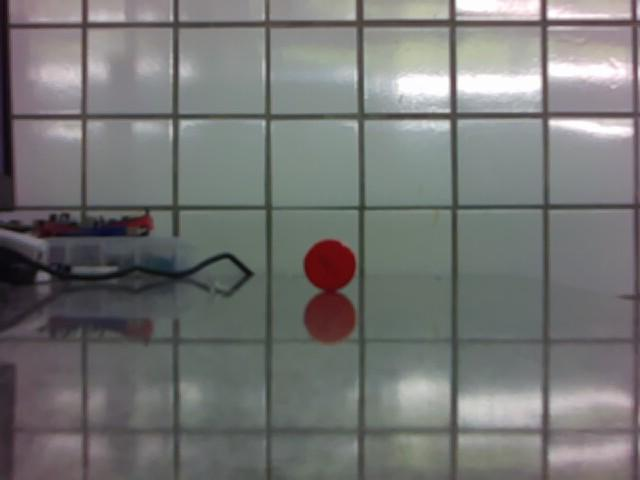
#> input picture scripts_tests/scripts_object_detection/assets/Tampa100cm.jpg, 640 x 480 px, given in place of the camera
$ python cicleDetectEstavel.py
#> lines starting #> are read from the running program, lines starting #| are printed output that depends on the picture; after the words box and inside, x2 and y2 are one past the last pixel; in counts of white or black regions, pixels touching at a corner belong together
import cv2
import numpy as np
import math
from collections import deque

ultimo = None          # último círculo detectado
consistencia = 0       # contagem de consistência
LIMIAR_FRAMES = 5      # número mínimo de frames consistentes

# [32 lines left out: functions suaviza, darken_hsv, not called in this run]

def gamma_correction(frame, gamma=1.9):
    """Escurece imagem"""

    # evita divisão por zero
    inv_gamma = gamma

    # tabela de correção (0–255)
    table = np.array([
        ((i / 255.0) ** inv_gamma) * 255
        for i in range(256)
    ]).astype("uint8")

    # aplica transformação
    corrected = cv2.LUT(frame, table)

    return corrected

def redSegmentation(frame):
    """Aplica mascaras vemelhas para realizar uma segmentacao de objetos vermelhos"""

    # limites HSV da cor vermelha
    lower_red1 = (0, 120, 70)
    upper_red1 = (10, 255, 255)

    lower_red2 = (170, 120, 70)
    upper_red2 = (180, 255, 255)

    frame = cv2.resize(frame, (640, 640))

    color_hsv = cv2.cvtColor(frame, cv2.COLOR_BGR2HSV)


    mask1 = cv2.inRange(color_hsv, np.array(lower_red1), np.array(upper_red1))
    mask2 = cv2.inRange(color_hsv, np.array(lower_red2), np.array(upper_red2))

    red_mask = cv2.bitwise_or(mask1, mask2)

    red_mask = cv2.morphologyEx(red_mask, cv2.MORPH_OPEN, np.ones((5, 5), np.uint8))

    # Preenche buracos internos na segmentacao
    kernel_close = np.ones((15, 15), np.uint8)
    mask_close = cv2.morphologyEx(red_mask, cv2.MORPH_CLOSE, kernel_close)

    fil = mask_close.copy()
    h, w = fil.shape[:2]

    flood_mask = np.zeros((h + 2, w + 2), np.uint8)
    cv2.floodFill(fil, flood_mask, (0, 0), 255)
    fil_inv = cv2.bitwise_not(fil)

    mask_fil = mask_close | fil_inv # type: ignore

    mask_fil = cv2.GaussianBlur(mask_fil, (9, 9), 2)

    return mask_fil

def redSegmentationDuble(frame):
    """Segmenta um frame em duas partes segmentando a parte mais brilhosa e a parte mais escura"""
    frame = cv2.resize(frame, (640, 640))

    dark = gamma_correction(frame, 2.3)

    mask_red_dark = redSegmentation(dark)
    mask_red_normal = redSegmentation(frame)

    mask_final = cv2.bitwise_or(mask_red_dark, mask_red_normal)

    # aplicar a máscara na imagem original
    segmented = cv2.bitwise_and(dark, dark, mask=mask_final)

    edges = cv2.Canny(mask_final, 50, 150)

    return mask_final, segmented, edges

# [51 lines left out: functions mascara_vermelha, detectar_hough, not called in this run]

def hough_robusto(edges):
    """Transformada de hough mais complexa ultilizando alguns filtros para aproximar ilipses de ciculos"""
    kernel = cv2.getStructuringElement(cv2.MORPH_ELLIPSE, (7,7))
    edges2 = cv2.morphologyEx(edges, cv2.MORPH_CLOSE, kernel)

    circles = cv2.HoughCircles(
        edges2,
        cv2.HOUGH_GRADIENT,
        dp=1.3,
        minDist=50,
        param1=100,
        param2=40,
        minRadius=5,
        maxRadius=300
    )

    if circles is not None:
        circles = np.uint16(np.around(circles[0]))
        circles = sorted(circles, key=lambda c: c[2], reverse=True)
        return tuple(circles[0]), edges2

    return None, edges2

def detectar_contorno(mask):
    """Deteccao de circulos via contorno e coeficiente de circularidade"""
    edges = cv2.Canny(mask, 70, 150)
    contornos, _ = cv2.findContours(edges, cv2.RETR_EXTERNAL, cv2.CHAIN_APPROX_SIMPLE)

    melhor = None
    melhor_score = 999

    for cnt in contornos:
        area = cv2.contourArea(cnt)
        if area < 300:
            continue

        (x, y), r = cv2.minEnclosingCircle(cnt)
        r = int(r)

        if r <= 3:
            continue

        area_circ = math.pi * (r ** 2)
        erro = abs(area - area_circ) / area_circ

        # circularidade aceitável
        if erro < melhor_score and erro < 0.35:
            melhor_score = erro
            melhor = (int(x), int(y), r)

    return melhor

# [21 lines left out: function combinar, not called in this run]

# valores globais para filtro temporal
filtro_x = filtro_y = filtro_r = None
ALPHA = 0.4  # quanto maior, mais rápido o filtro segue a bola

# filtro exponencial global
filtro_x = filtro_y = filtro_r = None
ALPHA = 0.4  # suavidade do movimento (0=mais lento, 1=mais rápido)

HISTORY_LENGTH = 5
hough_history = deque(maxlen=HISTORY_LENGTH)
contorno_history = deque(maxlen=HISTORY_LENGTH)

# [112 lines left out: functions combinar_estavel, filtro_temporal, folowCircle, inInterval, not called in this run]

def avCircle():
    """Suavia a deteccao de circulos"""
    cap = cv2.VideoCapture(0)
    if not cap.isOpened():
        print("Erro ao acessar webcam!")
        return

    circleHistory = None  # média acumulada
    cont = 0
    LIMIAR = 20  # tolerância para considerar mesma bola
    NO_DET_LIMIT = 30  # número máximo de frames sem detecção
    noDetCounter = 0

    while True:
        ret, frame = cap.read()
#> frame is the input picture: shape (480, 640, 3); mean B, G, R 116, 117.3, 116.7
        if not ret:
            break

        frame = cv2.resize(frame, (640, 640))
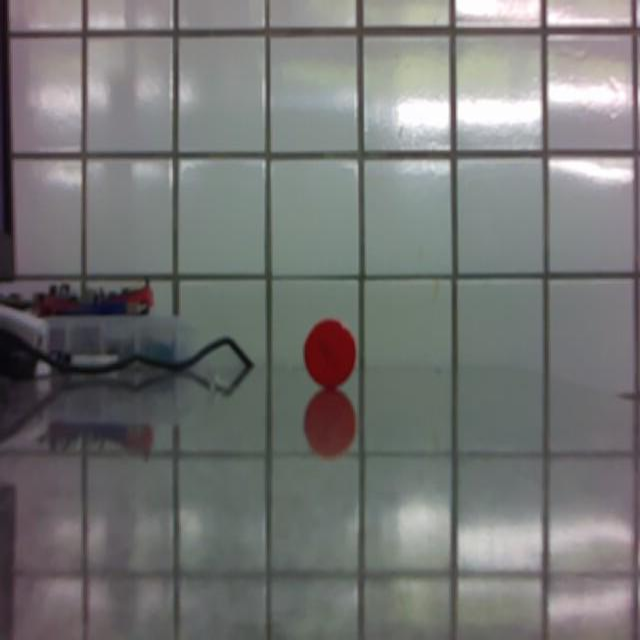
#> frame: shape (640, 640, 3); mean B, G, R 116, 117.3, 116.7

        mask, _, _ = redSegmentationDuble(frame)
#> in gamma_correction, `corrected = cv2.LUT(frame, table)`:
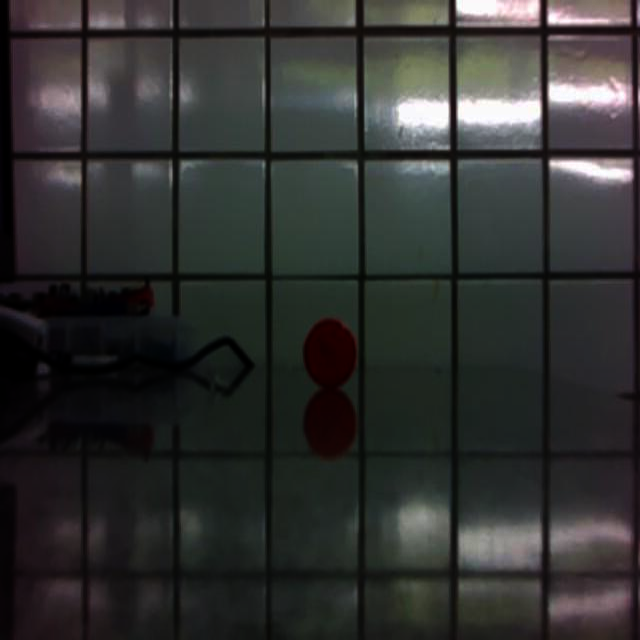
#> corrected: shape (640, 640, 3); mean of channels 0, 1, 2 48.7, 50, 49.1; drawn as B, G, R
#> in redSegmentation (call 2), `mask1 = cv2.inRange(color_hsv, np.array(lower_red1), np.array(upper_re..`:
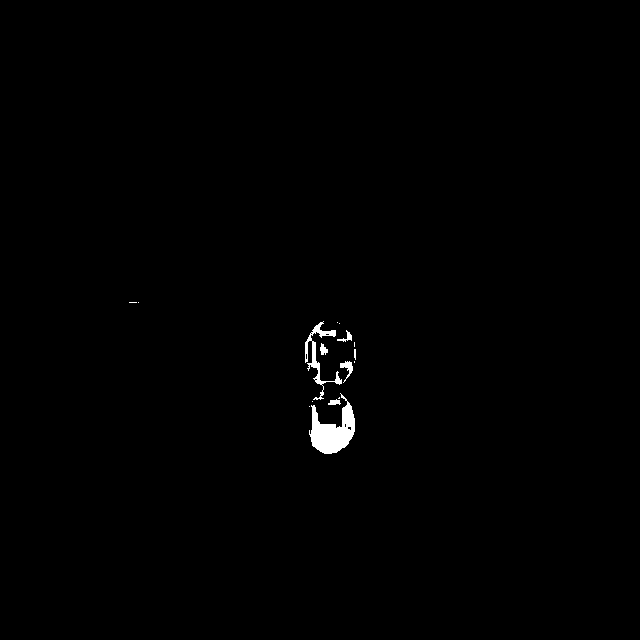
#> mask1: shape (640, 640); 0.56% white; 16 white regions (9 under 20 px), largest, box (x1, y1, x2, y2) and area: (309, 393, 355, 454) 1399, (305, 321, 342, 400) 574, (340, 361, 353, 383) 110
#> in redSegmentation (call 2), `mask2 = cv2.inRange(color_hsv, np.array(lower_red2), np.array(upper_re..`:
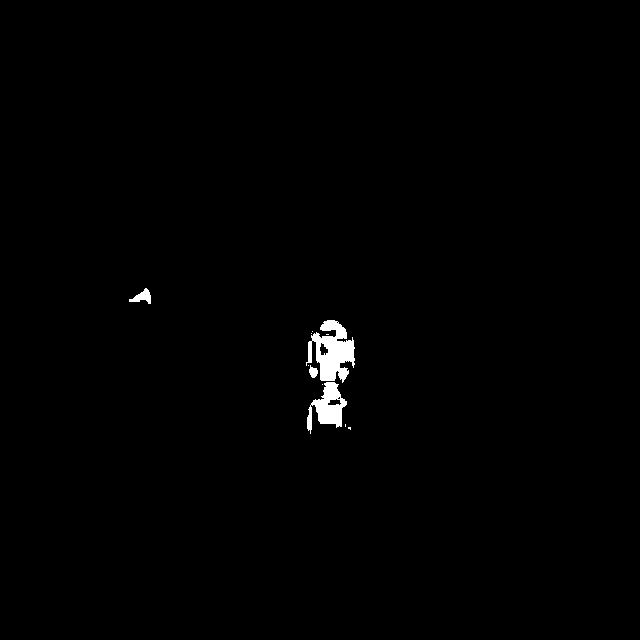
#> mask2: shape (640, 640); 0.73% white; 11 white regions (7 under 20 px), largest, box (x1, y1, x2, y2) and area: (306, 320, 355, 383) 1733, (307, 382, 347, 434) 1000, (129, 288, 151, 304) 173, (309, 365, 318, 378) 76
#> in redSegmentation (call 2), `red_mask = cv2.bitwise_or(mask1, mask2)`:
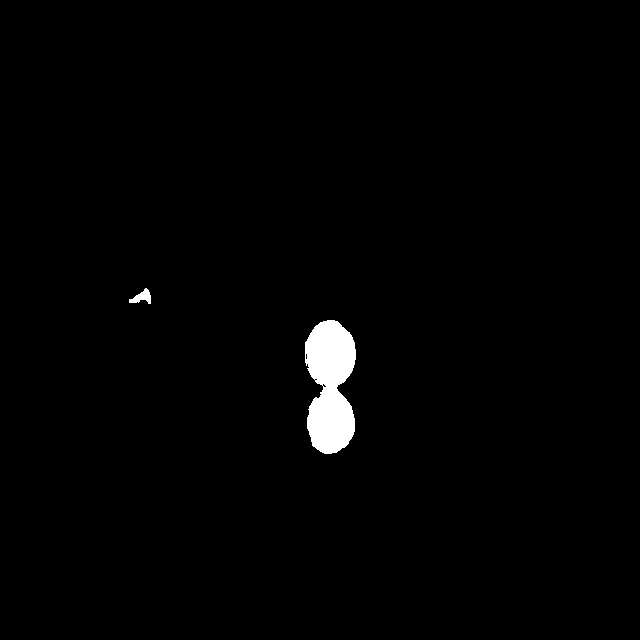
#> red_mask: shape (640, 640); 1.3% white; 2 white regions, box (x1, y1, x2, y2) and area: (305, 320, 356, 454) 5118, (129, 288, 151, 304) 182
#> in redSegmentationDuble, `edges = cv2.Canny(mask_final, 50, 150)`:
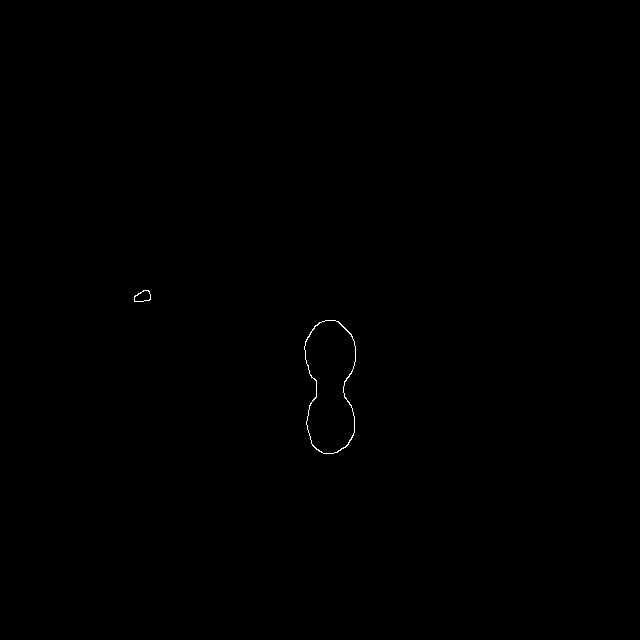
#> edges: shape (640, 640); 0.1% white in thin lines or dots, all inside (x1, y1, x2, y2) = (134, 290, 356, 454)
        hough, _ = hough_robusto(mask)
#> in hough_robusto, `circles = cv2.HoughCircles( edges2, cv2.HOUGH_GRADIENT, dp=1.3, minDis..`: circles = None
        contorno = detectar_contorno(mask)
#> in detectar_contorno, `contornos, _ = cv2.findContours(edges, cv2.RETR_EXTERNAL, cv2.CHAIN_AP..`: contornos = 2 contours; box (x1, y1, x2, y2) and area: (304, 320, 356, 454) 5236, (134, 290, 151, 302) 137
#> the loop in detectar_contorno, `for cnt in contornos:` made 2 passes
#> (area, x, y, r, area_circ, erro) on pass 1: (5235.5, 329, 386.5, 66, 13684.8, 0.617)
#> after the loop in detectar_contorno, `for cnt in contornos:`: melhor_score = 999

        # escolhe a melhor detecção entre hough e contorno
        if hough is not None and contorno is not None:
            det = combinar(hough, contorno)
        elif hough is not None:
            det = hough
        elif contorno is not None:
            det = contorno
        else:
            det = None

        if det is not None:
            noDetCounter = 0  # reset contador de frames sem detecção

            if circleHistory is None or not inInterval(det, circleHistory, LIMIAR):
                circleHistory = list(det)  # converte tupla para lista
                cont = 1
            else:
                # acumula valores
                circleHistory[0] += det[0]
                circleHistory[1] += det[1]
                circleHistory[2] += det[2]
                cont += 1
        else:
            noDetCounter += 1
            # se muitos frames sem detecção, zera histórico
            if noDetCounter >= NO_DET_LIMIT:
                circleHistory = None
                cont = 0

        txt = "Nenhum círculo detectado"
        if circleHistory and cont > 0:
            # calcula média real
            x = circleHistory[0] // cont
            y = circleHistory[1] // cont
            r = circleHistory[2] // cont
            cv2.circle(frame, (x, y), r, (0, 255, 0), 3)
            cv2.circle(frame, (x, y), 3, (0, 255, 255), -1)
            txt = f"X={x}  Y={y}  R={r}"

        cv2.putText(frame, txt, (10, 35), cv2.FONT_HERSHEY_SIMPLEX, 0.7, (0, 255, 0), 2)
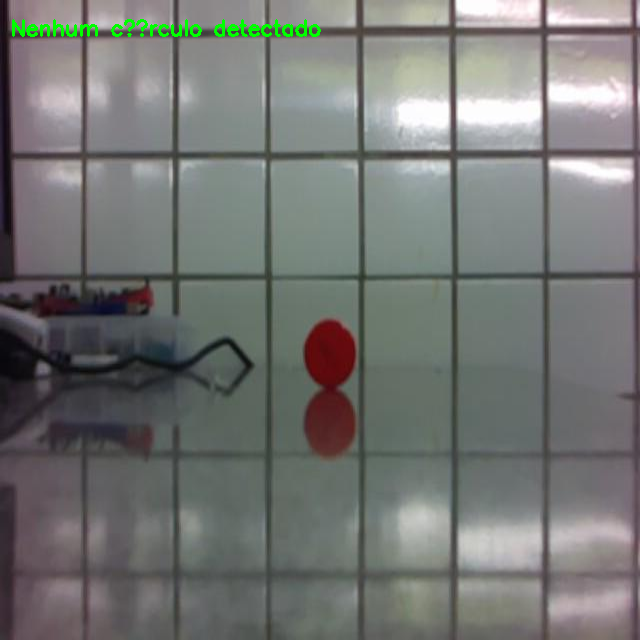
#> frame: shape (640, 640, 3); 0.5% of pixels changed, all inside (x1, y1, x2, y2) = (12, 19, 321, 37)
        cv2.imshow("Deteccao Final (Estável)", frame)
        cv2.imshow("Mascara", mask)

        if cv2.waitKey(1) & 0xFF == ord('q'):
#> (key q is pressed here)
            break

    cap.release()
    cv2.destroyAllWindows()

avCircle()

$ run again, on scripts_tests/scripts_object_detection/assets/Tampa150cm.jpg
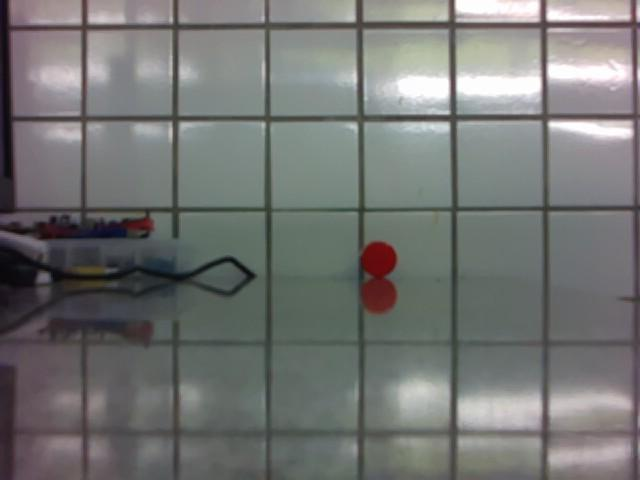
#> input picture scripts_tests/scripts_object_detection/assets/Tampa150cm.jpg, 640 x 480 px, given in place of the camera
#> in avCircle, frame is the input picture: shape (480, 640, 3); mean B, G, R 115.2, 116.9, 115.5
#> color_hsv: shape (640, 640, 3); mean H, S, V 83.7, 48.2, 53
#> mask1: shape (640, 640); every value is 0
#> mask2: shape (640, 640); 0% white in thin lines or dots, all inside (x1, y1, x2, y2) = (631, 19, 632, 20)
#> fil: shape (640, 640); every value is 255
#> color_hsv: shape (640, 640, 3); mean H, S, V 86.9, 23.1, 120.8
#> in redSegmentation (call 2), `mask1 = cv2.inRange(color_hsv, np.array(lower_red1), np.array(upper_re..`:
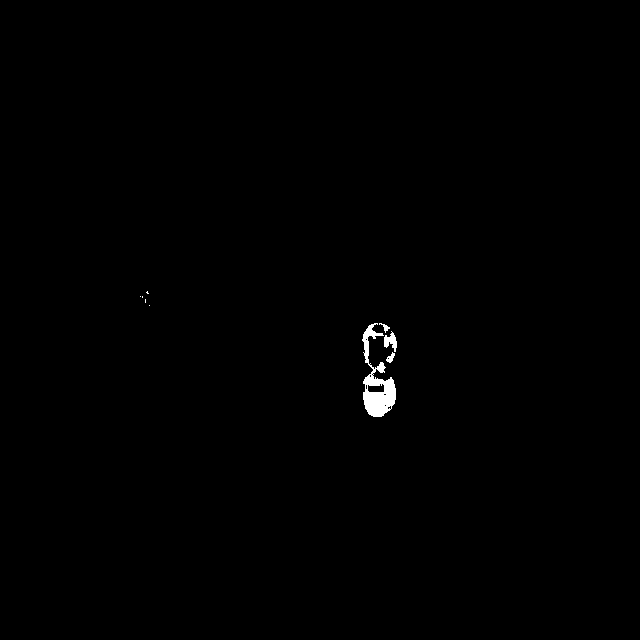
#> mask1: shape (640, 640); 0.39% white; 9 white regions (5 under 20 px), largest, box (x1, y1, x2, y2) and area: (362, 323, 396, 417) 1341, (384, 331, 397, 352) 149, (386, 352, 395, 363) 51, (379, 323, 390, 333) 39
#> mask2: shape (640, 640); 0.27% white; 13 white regions (7 under 20 px), largest, box (x1, y1, x2, y2) and area: (368, 323, 395, 369) 697, (130, 292, 152, 306) 151, (372, 369, 391, 381) 112, (368, 384, 384, 392) 101, (361, 341, 365, 353) 23, (362, 384, 365, 392) 22
#> mask_close: shape (640, 640); 0.68% white; 2 white regions, box (x1, y1, x2, y2) and area: (362, 323, 397, 417) 2660, (132, 294, 151, 305) 142
#> edges: shape (640, 640); 0.07% white in thin lines or dots, all inside (x1, y1, x2, y2) = (132, 294, 397, 417)
#> circles = None
#> contornos = 2 contours; box (x1, y1, x2, y2) and area: (361, 323, 397, 417) 2656, (132, 294, 151, 305) 128
#> the loop in detectar_contorno, `for cnt in contornos:` made 2 passes
#> (area, x, y, r, area_circ, erro) on pass 1: (2656, 377, 369.5, 46, 6647.6, 0.6)
#> after the loop in detectar_contorno, `for cnt in contornos:`: melhor_score = 999
#> in avCircle, `cv2.putText(frame, txt, (10, 35), cv2.FONT_HERSHEY_SIMPLEX, 0.7, (0, 2..`:
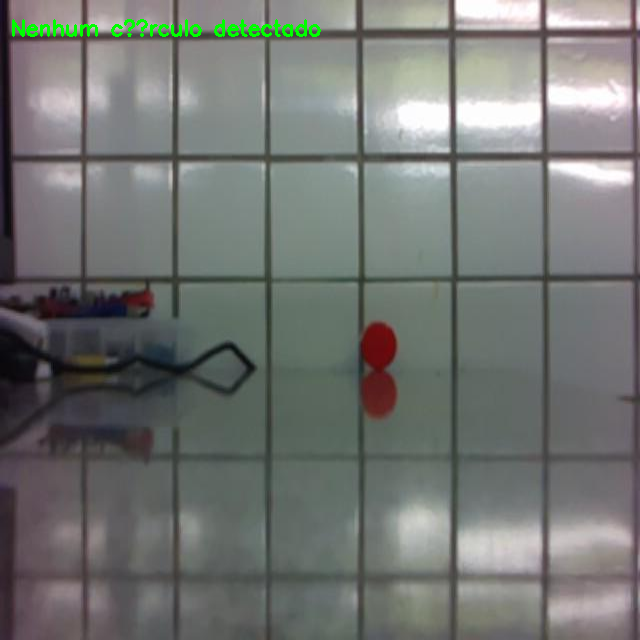
#> frame: shape (640, 640, 3); mean B, G, R 114.6, 117.6, 114.9

$ run again, on scripts_tests/scripts_object_detection/assets/Tampa30cm.jpg
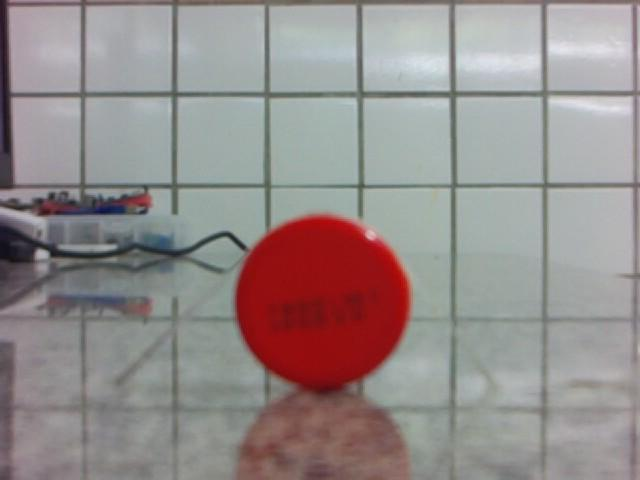
#> input picture scripts_tests/scripts_object_detection/assets/Tampa30cm.jpg, 640 x 480 px, given in place of the camera
#> in avCircle, frame is the input picture: shape (480, 640, 3); mean B, G, R 140.3, 141.1, 149.3
#> color_hsv: shape (640, 640, 3); mean H, S, V 78.2, 55.5, 84.6
#> in redSegmentation, `mask1 = cv2.inRange(color_hsv, np.array(lower_red1), np.array(upper_re..`:
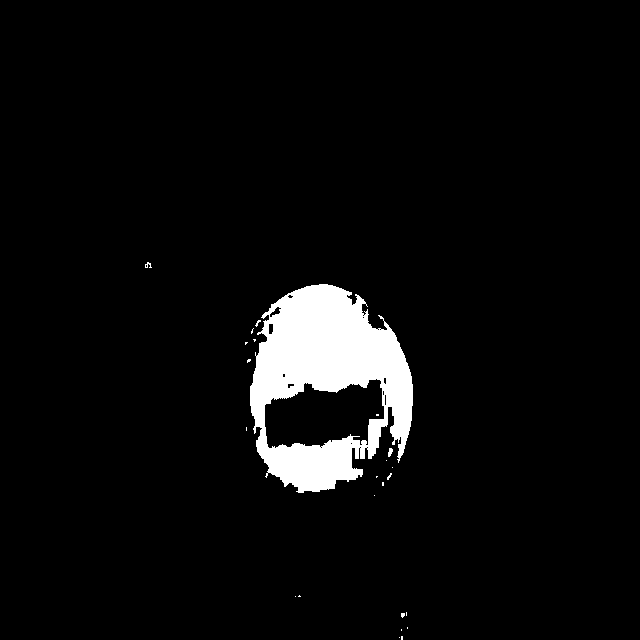
#> mask1: shape (640, 640); 4.7% white; 24 white regions (21 under 20 px), largest, box (x1, y1, x2, y2) and area: (250, 284, 413, 493) 19091, (388, 448, 393, 457) 31, (145, 262, 152, 268) 23
#> mask2: shape (640, 640); 0.08% white; 12 white regions (8 under 20 px), largest, box (x1, y1, x2, y2) and area: (368, 314, 387, 330) 189, (347, 293, 357, 305) 56, (362, 304, 368, 316) 44, (139, 264, 151, 273) 37
#> mask_close: shape (640, 640); 4.9% white; 2 white regions, box (x1, y1, x2, y2) and area: (250, 284, 413, 493) 19886, (145, 263, 151, 270) 40
#> fil: shape (640, 640); 98.6% white; 1 black region, box (x1, y1, x2, y2) and area: (265, 385, 386, 445) 5719
#> color_hsv: shape (640, 640, 3); mean H, S, V 83.2, 34.4, 154.8
#> mask1: shape (640, 640); 5% white; 42 white regions (36 under 20 px), largest, box (x1, y1, x2, y2) and area: (241, 287, 398, 516) 17989, (382, 328, 411, 456) 1376, (256, 298, 289, 343) 502, (298, 515, 321, 529) 207, (237, 362, 244, 385) 88, (237, 414, 242, 426) 38
#> mask2: shape (640, 640); 2.8% white; 49 white regions (28 under 20 px), largest, box (x1, y1, x2, y2) and area: (272, 305, 402, 527) 5845, (236, 348, 295, 471) 1784, (249, 289, 320, 363) 1214
#> mask_close: shape (640, 640); 7.8% white; 3 white regions, box (x1, y1, x2, y2) and area: (236, 287, 411, 527) 31615, (125, 263, 148, 274) 200, (43, 272, 58, 281) 120
#> fil: shape (640, 640); every value is 255
#> fil_inv: shape (640, 640); every value is 0
#> edges: shape (640, 640); 0.22% white in thin lines or dots, all inside (x1, y1, x2, y2) = (43, 262, 414, 527)
#> circles = None
#> contornos = 6 contours, 3 with area under 20; largest, box (x1, y1, x2, y2) and area: (125, 262, 152, 274) 206, (235, 284, 414, 527) 164, (43, 272, 58, 281) 104
#> the loop in detectar_contorno, `for cnt in contornos:` made 6 passes
#> area on passes 4 to 6: 164.5, 103.5, 206.5
#> after the loop in detectar_contorno, `for cnt in contornos:`: melhor_score = 999
#> in avCircle, `cv2.putText(frame, txt, (10, 35), cv2.FONT_HERSHEY_SIMPLEX, 0.7, (0, 2..`:
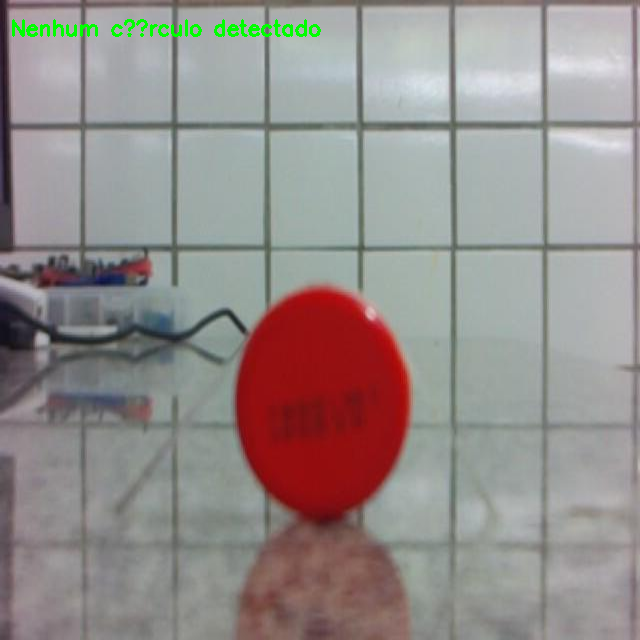
#> frame: shape (640, 640, 3); mean B, G, R 139.4, 141.5, 148.5
